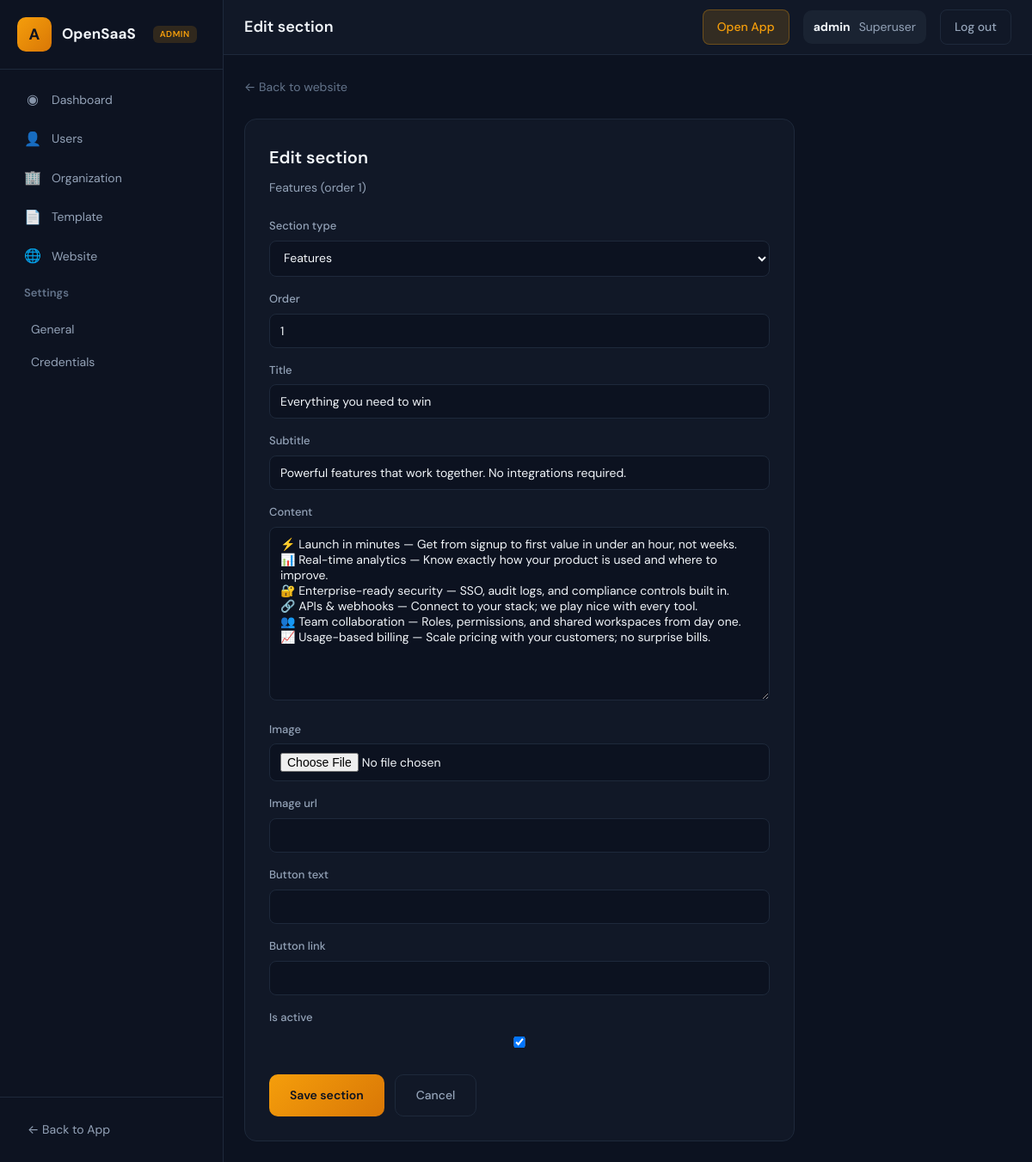
The app's page /admin_app/websites/5/sections/19/edit/ (signed in) with its own data.
### admin_app/models.py (models this page shows, shortened)
class WebsiteSection(models.Model):
    SECTION_TYPES = [
        ('hero',        'Hero'),
        ('features',    'Features'),
        ('pricing',     'Pricing'),
        ('cta',         'Call to Action'),
        ('testimonial', 'Testimonial'),
        ('footer',      'Footer'),
    ]
    website      = models.ForeignKey(Website, on_delete=models.CASCADE,
                                     related_name='sections')
    section_type = models.CharField(max_length=20, choices=SECTION_TYPES)
    order        = models.PositiveIntegerField(default=0)
    title        = models.CharField(max_length=255, blank=True)
    subtitle     = models.CharField(max_length=255, blank=True)
    content      = models.TextField(blank=True, help_text='Main text or HTML')
    image        = models.ImageField(upload_to='website_sections/', blank=True, null=True)
    image_url    = models.URLField(max_length=500, blank=True, help_text='Fallback image URL if no file uploaded')
    button_text  = models.CharField(max_length=64, blank=True)
    button_link  = models.URLField(max_length=500, blank=True)
    is_active    = models.BooleanField(default=True)
    created_at   = models.DateTimeField(auto_now_add=True)
    class Meta:
        ordering = ['order', 'id']

### admin_app/views.py (the view)
# urls.py: path('websites/<int:website_pk>/sections/<int:section_pk>/edit/', views.AdminSectionEditView.as_view(), name='admin_section_edit'),
class AdminSectionEditView(SuperuserRequiredMixin, LoginRequiredMixin, TemplateView):
    template_name = 'admin/section_edit.html'
    def get_context_data(self, **kwargs):
        context = super().get_context_data(**kwargs)
        section = get_object_or_404(WebsiteSection, pk=self.kwargs['section_pk'])
        context['section'] = section
        context['website'] = section.website
        context['section_form'] = WebsiteSectionForm(instance=section)
        return context

### admin_app/forms.py
class WebsiteSectionForm(forms.ModelForm):
    class Meta:
        model = WebsiteSection
        fields = ['section_type', 'order', 'title', 'subtitle', 'content', 'image', 'image_url', 'button_text', 'button_link', 'is_active']

### admin_app/views.py (called while the page is built)
    def test_func(self):
        return self.request.user.is_authenticated and self.request.user.is_superuser

### templates/admin/section_edit.html (shortened to what this page needs)
{% extends "admin_app/base.html" %}
{% load static %}
{% block navbar_title %}Edit section{% endblock %}
{% block content %}
<div style="margin-bottom: 24px;">
    <a href="{% url 'admin_website_detail' website.pk %}" style="font-size:14px;color:var(--admin-text-muted);text-decoration:none;">← Back to website</a>
</div>
<div class="admin-card" style="background:var(--admin-surface);border:1px solid var(--admin-border);border-radius:14px;padding:28px;max-width:640px;">
    <h1 style="font-size:20px;font-weight:600;color:var(--admin-text);margin-bottom:8px;">Edit section</h1>
    <p style="font-size:14px;color:var(--admin-text-secondary);margin-bottom:24px;">{{ section.get_section_type_display }} (order {{ section.order }})</p>
    <form method="post" action="{% url 'admin_section_update' website.pk section.pk %}" enctype="multipart/form-data">
        <div style="display:flex;flex-direction:column;gap:16px;">
            {% for field in section_form %}
            <div>
                <label for="{{ field.id_for_label }}" style="display:block;font-size:13px;font-weight:500;color:var(--admin-text-secondary);margin-bottom:6px;">{{ field.label }}</label>
                {{ field }}
            </div>
            {% endfor %}
        </div>
        <div style="margin-top:24px;display:flex;gap:12px;">
            <button type="submit" style="padding:12px 24px;font-size:14px;font-weight:600;font-family:inherit;color:#0c1220;background:linear-gradient(135deg,var(--admin-accent),#d97706);border:none;border-radius:10px;cursor:pointer;">Save section</button>
            <a href="{% url 'admin_website_detail' website.pk %}" style="padding:12px 24px;font-size:14px;font-weight:500;color:var(--admin-text-secondary);text-decoration:none;border:1px solid var(--admin-border);border-radius:10px;">Cancel</a>
        </div>
    </form>
</div>
{% endblock %}

### templates/admin_app/base.html (shortened to what this page needs)
{% load static %}
<!DOCTYPE html>
<html lang="en">
<head>
</head>
<body>
    <aside class="admin-sidebar">
        <div class="sidebar-header">
            <a href="{% url 'admin_dashboard' %}" class="sidebar-brand">
                <span class="sidebar-logo">A</span>
                <span class="sidebar-brand-text">OpenSaaS</span>
                <span class="sidebar-badge">Admin</span>
            </a>
        </div>
        <nav class="sidebar-nav">
            <a href="{% url 'admin_dashboard' %}" class="menu-item {% if request.resolver_match.url_name == 'admin_dashboard' %}active{% endif %}">
                <span class="menu-item-icon">◉</span>
                <span>Dashboard</span>
            </a>
            <a href="{% url 'admin_users' %}" class="menu-item {% if request.resolver_match.url_name == 'admin_users' or request.resolver_match.url_name == 'admin_user_detail' %}active{% endif %}">
                <span class="menu-item-icon">👤</span>
                <span>Users</span>
            </a>
            <a href="{% url 'admin_organization_list' %}" class="menu-item {% if request.resolver_match.url_name == 'admin_organization_list' or request.resolver_match.url_name == 'admin_organization_detail' %}active{% endif %}">
                <span class="menu-item-icon">🏢</span>
                <span>Organization</span>
            </a>
            <a href="{% url 'admin_template_list' %}" class="menu-item ">
                <span class="menu-item-icon">📄</span>
                <span>Template</span>
            </a>
            <a href="{% url 'admin_website_list' %}" class="menu-item ">
                <span class="menu-item-icon">🌐</span>
                <span>Website</span>
            </a>
            <div class="menu-group">
                <div class="menu-group-title">Settings</div>
                <div class="menu-group-content">
                    <a href="{% url 'admin_settings_general' %}" class="menu-group-item {% if request.resolver_match.url_name == 'admin_settings_general' %}active{% endif %}">General</a>
                    <a href="{% url 'admin_credentials' %}" class="menu-group-item {% if request.resolver_match.url_name == 'admin_credentials' %}active{% endif %}">Credentials</a>
                </div>
            </div>
        </nav>
        <div class="sidebar-footer">
            <a href="{% url 'list_organization' %}">← Back to App</a>
        </div>
    </aside>
    <main class="admin-main">
        <header class="admin-navbar">
            <div class="admin-navbar-left">
                <span class="admin-navbar-title">{% block navbar_title %}Admin Dashboard{% endblock %}</span>
            </div>
            <div class="admin-navbar-right">
                <a href="{% url 'list_organization' %}" class="btn-app">Open App</a>
                <div class="admin-user">
                    <strong>{{ request.user.get_username }}</strong>
                    <span>Superuser</span>
                </div>
                <a href="{% url 'superuser_logout' %}" class="btn-out">Log out</a>
            </div>
        </header>
        <div class="admin-content">
            {% block content %}{% endblock %}
        </div>
    </main>
</body>
</html>

### templates/admin_app/base.html (style rules this page uses)
* { margin: 0; padding: 0; box-sizing: border-box; }
:root { --admin-bg: #0c1220; --admin-surface: #111827; --admin-surface-hover: #1a2332; --admin-sidebar: #0d1321; --admin-border: #1e293b; --admin-accent: #f59e0b; --admin-accent-hover: #fbbf24; --admin-accent-muted: rgba(245, 158, 11, 0.15); --admin-text: #f1f5f9; --admin-text-secondary: #94a3b8; --admin-text-muted: #64748b; --admin-danger: #ef4444; --sidebar-width: 260px; }
body { font-family: 'DM Sans', -apple-system, BlinkMacSystemFont, sans-serif; background: var(--admin-bg); color: var(--admin-text); line-height: 1.6; min-height: 100vh; display: flex; }
.admin-sidebar { width: var(--sidebar-width); min-height: 100vh; background: var(--admin-sidebar); border-right: 1px solid var(--admin-border); display: flex; flex-direction: column; flex-shrink: 0; }
.sidebar-header { padding: 20px; border-bottom: 1px solid var(--admin-border); }
.sidebar-brand { display: flex; align-items: center; gap: 12px; text-decoration: none; color: inherit; }
.sidebar-logo { width: 40px; height: 40px; background: linear-gradient(135deg, var(--admin-accent), #d97706); border-radius: 10px; display: flex; align-items: center; justify-content: center; font-weight: 700; font-size: 18px; color: #0c1220; }
.sidebar-brand-text { font-weight: 700; font-size: 17px; color: var(--admin-text); }
.sidebar-badge { display: inline-block; margin-left: 8px; padding: 2px 8px; background: var(--admin-accent-muted); color: var(--admin-accent); font-size: 10px; font-weight: 600; text-transform: uppercase; letter-spacing: 0.05em; border-radius: 6px; }
.sidebar-nav { flex: 1; padding: 12px 0; overflow-y: auto; }
.menu-item { display: flex; align-items: center; gap: 12px; padding: 10px 20px; font-size: 14px; color: var(--admin-text-secondary); text-decoration: none; border-radius: 0; margin: 0 8px; border-radius: 8px; transition: background 0.2s, color 0.2s; }
.menu-item-icon { width: 20px; text-align: center; font-size: 16px; opacity: 0.9; }
.menu-group { margin-bottom: 4px; }
.menu-group-title { padding: 10px 20px; font-size: 13px; font-weight: 600; color: var(--admin-text-muted); margin: 0 8px; border-radius: 8px; }
.menu-group-content { padding: 2px 8px 8px 20px; }
.menu-group-item { display: block; padding: 8px 16px; font-size: 14px; color: var(--admin-text-secondary); text-decoration: none; border-radius: 8px; transition: background 0.2s, color 0.2s; }
.sidebar-footer { padding: 16px 20px; border-top: 1px solid var(--admin-border); }
.sidebar-footer a { display: flex; align-items: center; gap: 10px; padding: 10px 12px; color: var(--admin-text-secondary); text-decoration: none; font-size: 14px; border-radius: 8px; transition: background 0.2s, color 0.2s; }
.admin-main { flex: 1; display: flex; flex-direction: column; min-width: 0; }
.admin-navbar { height: 64px; background: var(--admin-surface); border-bottom: 1px solid var(--admin-border); display: flex; align-items: center; justify-content: space-between; padding: 0 24px; flex-shrink: 0; }
.admin-navbar-left { display: flex; align-items: center; gap: 16px; }
.admin-navbar-title { font-size: 18px; font-weight: 600; color: var(--admin-text); }
.admin-navbar-right { display: flex; align-items: center; gap: 16px; }
.admin-user { display: flex; align-items: center; gap: 10px; padding: 8px 12px; background: var(--admin-surface-hover); border-radius: 10px; font-size: 14px; color: var(--admin-text-secondary); }
.admin-user strong { color: var(--admin-text); }
.admin-navbar .btn-out { padding: 8px 16px; font-size: 14px; font-weight: 500; color: var(--admin-text-secondary); background: transparent; border: 1px solid var(--admin-border); border-radius: 8px; text-decoration: none; cursor: pointer; transition: all 0.2s; font-family: inherit; }
.admin-navbar .btn-app { padding: 8px 16px; font-size: 14px; font-weight: 500; color: var(--admin-accent); background: var(--admin-accent-muted); border: 1px solid rgba(245, 158, 11, 0.3); border-radius: 8px; text-decoration: none; transition: all 0.2s; }
.admin-content { flex: 1; padding: 24px; overflow-y: auto; }

### templates/admin/section_edit.html (style rules this page uses)
.admin-card input, .admin-card select, .admin-card textarea { width:100%; padding:10px 12px; font-size:14px; font-family:inherit; color:var(--admin-text); background:var(--admin-bg); border:1px solid var(--admin-border); border-radius:8px; }
.admin-card textarea { min-height:100px; resize:vertical; }

### records on screen
WebsiteSection: section_type "Features", order "1", section_form "Features" "1" "Everything you need to win" "Powerful features that work together. No integrations required." "⚡ Launch in minutes — Get from signup to first value in under an hour, not weeks. 📊 Real-time analytics — Know exactly how your product is used and where to improve. 🔐 Enterprise-ready security — SSO, audit logs, and compliance controls built in. 🔗 APIs & webhooks — Connect to your stack; we play nice with every tool. 👥 Team collaboration — Roles, permissions, and shared workspaces from day one. 📈 Usage-based billing — Scale pricing with your customers; no surprise bills." "☑"

### other values on screen
{{ request.user.get_username }} "admin"
{{ field.label }} "Section type" "Order" "Title" "Subtitle" "Content" "Image" "Image url" "Button text" "Button link" "Is active"
